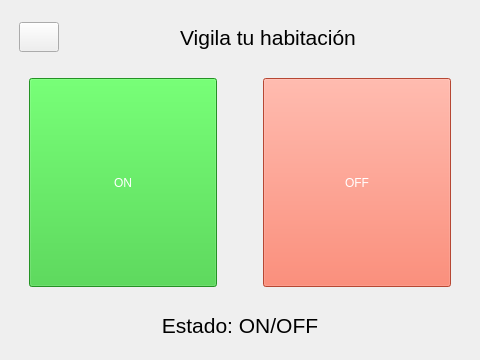
<?xml version="1.0" encoding="UTF-8"?>
<ui version="4.0">
 <class>Alarma</class>
 <widget class="QMainWindow" name="Alarma">
  <property name="geometry">
   <rect>
    <x>0</x>
    <y>0</y>
    <width>480</width>
    <height>360</height>
   </rect>
  </property>
  <property name="windowTitle">
   <string>Alarma.py</string>
  </property>
  <widget class="QWidget" name="centralwidget">
   <layout class="QVBoxLayout" name="verticalLayout_2">
    <item>
     <spacer name="verticalSpacer_3">
      <property name="orientation">
       <enum>Qt::Vertical</enum>
      </property>
      <property name="sizeType">
       <enum>QSizePolicy::Fixed</enum>
      </property>
      <property name="sizeHint" stdset="0">
       <size>
        <width>20</width>
        <height>13</height>
       </size>
      </property>
     </spacer>
    </item>
    <item>
     <layout class="QHBoxLayout" name="horizontalLayout_2">
      <item>
       <spacer name="horizontalSpacer_4">
        <property name="orientation">
         <enum>Qt::Horizontal</enum>
        </property>
        <property name="sizeType">
         <enum>QSizePolicy::Fixed</enum>
        </property>
        <property name="sizeHint" stdset="0">
         <size>
          <width>10</width>
          <height>20</height>
         </size>
        </property>
       </spacer>
      </item>
      <item>
       <widget class="QPushButton" name="pushButton">
        <property name="sizePolicy">
         <sizepolicy hsizetype="Fixed" vsizetype="Fixed">
          <horstretch>0</horstretch>
          <verstretch>0</verstretch>
         </sizepolicy>
        </property>
        <property name="minimumSize">
         <size>
          <width>30</width>
          <height>30</height>
         </size>
        </property>
        <property name="styleSheet">
         <string notr="true"/>
        </property>
        <property name="text">
         <string/>
        </property>
        <property name="iconSize">
         <size>
          <width>30</width>
          <height>30</height>
         </size>
        </property>
       </widget>
      </item>
      <item>
       <widget class="QLabel" name="label">
        <property name="sizePolicy">
         <sizepolicy hsizetype="MinimumExpanding" vsizetype="Preferred">
          <horstretch>0</horstretch>
          <verstretch>0</verstretch>
         </sizepolicy>
        </property>
        <property name="font">
         <font>
          <pointsize>16</pointsize>
         </font>
        </property>
        <property name="text">
         <string>Vigila tu habitación</string>
        </property>
        <property name="alignment">
         <set>Qt::AlignCenter</set>
        </property>
       </widget>
      </item>
     </layout>
    </item>
    <item>
     <layout class="QVBoxLayout" name="verticalLayout">
      <item>
       <spacer name="verticalSpacer">
        <property name="orientation">
         <enum>Qt::Vertical</enum>
        </property>
        <property name="sizeType">
         <enum>QSizePolicy::Fixed</enum>
        </property>
        <property name="sizeHint" stdset="0">
         <size>
          <width>20</width>
          <height>20</height>
         </size>
        </property>
       </spacer>
      </item>
      <item>
       <layout class="QHBoxLayout" name="horizontalLayout">
        <item>
         <spacer name="horizontalSpacer_2">
          <property name="orientation">
           <enum>Qt::Horizontal</enum>
          </property>
          <property name="sizeType">
           <enum>QSizePolicy::Fixed</enum>
          </property>
          <property name="sizeHint" stdset="0">
           <size>
            <width>20</width>
            <height>20</height>
           </size>
          </property>
         </spacer>
        </item>
        <item>
         <widget class="QToolButton" name="onButton">
          <property name="sizePolicy">
           <sizepolicy hsizetype="MinimumExpanding" vsizetype="MinimumExpanding">
            <horstretch>0</horstretch>
            <verstretch>0</verstretch>
           </sizepolicy>
          </property>
          <property name="styleSheet">
           <string notr="true">color: rgb(255, 255, 255);
background-color: rgb(50, 205, 50);</string>
          </property>
          <property name="text">
           <string>ON</string>
          </property>
         </widget>
        </item>
        <item>
         <spacer name="horizontalSpacer">
          <property name="orientation">
           <enum>Qt::Horizontal</enum>
          </property>
          <property name="sizeType">
           <enum>QSizePolicy::Fixed</enum>
          </property>
          <property name="sizeHint" stdset="0">
           <size>
            <width>40</width>
            <height>20</height>
           </size>
          </property>
         </spacer>
        </item>
        <item>
         <widget class="QToolButton" name="offButton">
          <property name="sizePolicy">
           <sizepolicy hsizetype="MinimumExpanding" vsizetype="MinimumExpanding">
            <horstretch>0</horstretch>
            <verstretch>0</verstretch>
           </sizepolicy>
          </property>
          <property name="styleSheet">
           <string notr="true">color: rgb(255, 255, 255);
background-color: rgb(255, 99, 71);</string>
          </property>
          <property name="text">
           <string>OFF</string>
          </property>
         </widget>
        </item>
        <item>
         <spacer name="horizontalSpacer_3">
          <property name="orientation">
           <enum>Qt::Horizontal</enum>
          </property>
          <property name="sizeType">
           <enum>QSizePolicy::Fixed</enum>
          </property>
          <property name="sizeHint" stdset="0">
           <size>
            <width>20</width>
            <height>20</height>
           </size>
          </property>
         </spacer>
        </item>
       </layout>
      </item>
      <item>
       <spacer name="verticalSpacer_2">
        <property name="orientation">
         <enum>Qt::Vertical</enum>
        </property>
        <property name="sizeType">
         <enum>QSizePolicy::Fixed</enum>
        </property>
        <property name="sizeHint" stdset="0">
         <size>
          <width>20</width>
          <height>20</height>
         </size>
        </property>
       </spacer>
      </item>
     </layout>
    </item>
    <item>
     <widget class="QLabel" name="stataLabel">
      <property name="sizePolicy">
       <sizepolicy hsizetype="MinimumExpanding" vsizetype="Fixed">
        <horstretch>0</horstretch>
        <verstretch>0</verstretch>
       </sizepolicy>
      </property>
      <property name="font">
       <font>
        <pointsize>16</pointsize>
       </font>
      </property>
      <property name="text">
       <string>Estado: ON/OFF</string>
      </property>
      <property name="alignment">
       <set>Qt::AlignCenter</set>
      </property>
     </widget>
    </item>
    <item>
     <spacer name="verticalSpacer_4">
      <property name="orientation">
       <enum>Qt::Vertical</enum>
      </property>
      <property name="sizeType">
       <enum>QSizePolicy::Fixed</enum>
      </property>
      <property name="sizeHint" stdset="0">
       <size>
        <width>20</width>
        <height>13</height>
       </size>
      </property>
     </spacer>
    </item>
   </layout>
  </widget>
 </widget>
 <resources/>
 <connections/>
</ui>
